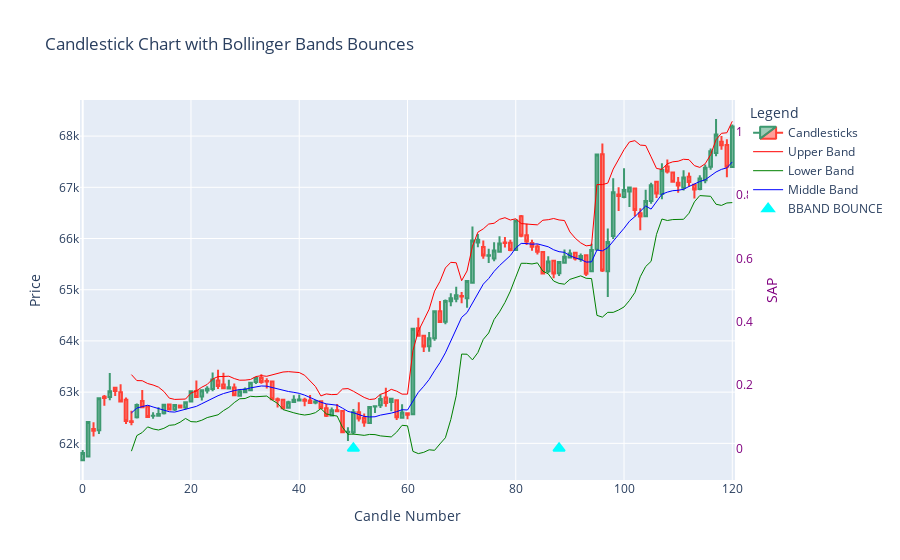

Notebook cell for this chart:
### Code cell
import plotly.graph_objects as go
import numpy as np
# Ensure sap is a numpy array
sap = np.array(sap)

# Create the candlestick chart
fig = go.Figure(data=[go.Candlestick(x=data.index,
                open=data['Open'],
                high=data['High'],
                low=data['Low'],
                close=data['Close'],
                name='Candlesticks')])

fig.add_trace(go.Scatter(x=high_df.index, y=high_df[0], mode='lines', name='Upper Band',
                         line=dict(color='red', width=1)))
fig.add_trace(go.Scatter(x=low_df.index, y=low_df[0], mode='lines', name='Lower Band',
                         line=dict(color='green', width=1)))
fig.add_trace(go.Scatter(x=middle_df.index, y=middle_df[0], mode='lines', name='Middle Band',
                         line=dict(color='blue', width=1)))

sap_indices = np.where(sap == 1)[0]

fig.add_trace(go.Scatter(
    x=sap_indices,
    y=[0] * len(sap_indices), 
    mode='markers',
    name='BBAND BOUNCE',
    marker=dict(
        symbol='triangle-up',
        size=10,
        color='cyan',
        line=dict(width=2, color='cyan')
    ),
    yaxis='y2'  # Use secondary y-axis
))

# Update the layout
fig.update_layout(
    title='Candlestick Chart with Bollinger Bands Bounces',
    yaxis_title='Price',
    xaxis_title='Candle Number',
    xaxis_rangeslider_visible=False,
    legend_title_text='Legend',
    yaxis2=dict(
        title='SAP',
        titlefont=dict(color='purple'),
        tickfont=dict(color='purple'),
        overlaying='y',
        side='right',
        range=[-0.1, 1.1],  # Set range for SAP axis
        showgrid=False,
        zeroline=False,
    )
)


first_valid_indices = [
    data['Close'].first_valid_index(),
    high_df[0].first_valid_index(),
    low_df[0].first_valid_index(),
    middle_df[0].first_valid_index()
]
first_valid_index = min(index for index in first_valid_indices if index is not None)

if first_valid_index:
    fig.update_xaxes(range=[first_valid_index, data.index[-1]])

# Show the plot
fig.show()
